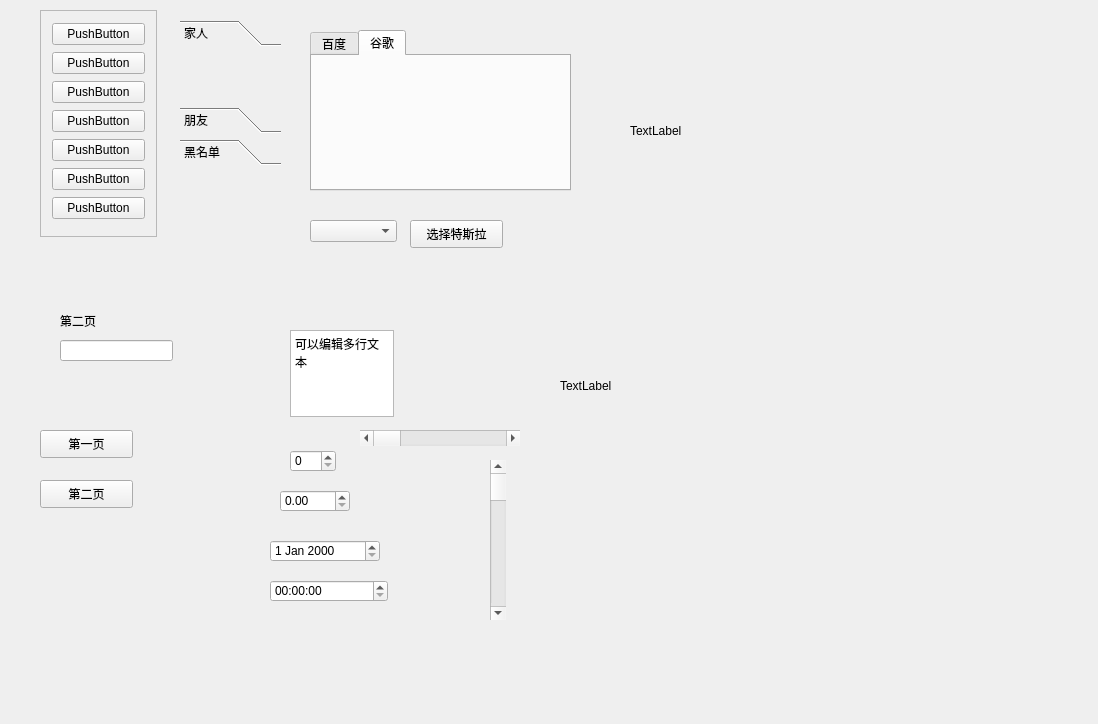
<?xml version="1.0" encoding="UTF-8"?>
<ui version="4.0">
 <class>Widget</class>
 <widget class="QWidget" name="Widget">
  <property name="geometry">
   <rect>
    <x>0</x>
    <y>0</y>
    <width>1098</width>
    <height>724</height>
   </rect>
  </property>
  <property name="windowTitle">
   <string>Widget</string>
  </property>
  <widget class="QScrollArea" name="scrollArea">
   <property name="geometry">
    <rect>
     <x>40</x>
     <y>10</y>
     <width>117</width>
     <height>227</height>
    </rect>
   </property>
   <property name="widgetResizable">
    <bool>true</bool>
   </property>
   <widget class="QWidget" name="scrollAreaWidgetContents">
    <property name="geometry">
     <rect>
      <x>0</x>
      <y>-56</y>
      <width>115</width>
      <height>260</height>
     </rect>
    </property>
    <layout class="QVBoxLayout" name="verticalLayout">
     <item>
      <widget class="QPushButton" name="pushButton">
       <property name="text">
        <string>PushButton</string>
       </property>
      </widget>
     </item>
     <item>
      <widget class="QPushButton" name="pushButton_2">
       <property name="text">
        <string>PushButton</string>
       </property>
      </widget>
     </item>
     <item>
      <widget class="QPushButton" name="pushButton_3">
       <property name="text">
        <string>PushButton</string>
       </property>
      </widget>
     </item>
     <item>
      <widget class="QPushButton" name="pushButton_4">
       <property name="text">
        <string>PushButton</string>
       </property>
      </widget>
     </item>
     <item>
      <widget class="QPushButton" name="pushButton_5">
       <property name="text">
        <string>PushButton</string>
       </property>
      </widget>
     </item>
     <item>
      <widget class="QPushButton" name="pushButton_6">
       <property name="text">
        <string>PushButton</string>
       </property>
      </widget>
     </item>
     <item>
      <widget class="QPushButton" name="pushButton_7">
       <property name="text">
        <string>PushButton</string>
       </property>
      </widget>
     </item>
    </layout>
   </widget>
  </widget>
  <widget class="QToolBox" name="toolBox">
   <property name="geometry">
    <rect>
     <x>180</x>
     <y>20</y>
     <width>101</width>
     <height>145</height>
    </rect>
   </property>
   <property name="currentIndex">
    <number>0</number>
   </property>
   <widget class="QWidget" name="page">
    <property name="geometry">
     <rect>
      <x>0</x>
      <y>0</y>
      <width>101</width>
      <height>55</height>
     </rect>
    </property>
    <attribute name="label">
     <string>家人</string>
    </attribute>
   </widget>
   <widget class="QWidget" name="page_2">
    <property name="geometry">
     <rect>
      <x>0</x>
      <y>0</y>
      <width>101</width>
      <height>55</height>
     </rect>
    </property>
    <attribute name="label">
     <string>朋友</string>
    </attribute>
   </widget>
   <widget class="QWidget" name="page_9">
    <attribute name="label">
     <string>黑名单</string>
    </attribute>
   </widget>
  </widget>
  <widget class="QTabWidget" name="tabWidget">
   <property name="geometry">
    <rect>
     <x>310</x>
     <y>30</y>
     <width>261</width>
     <height>161</height>
    </rect>
   </property>
   <property name="currentIndex">
    <number>1</number>
   </property>
   <widget class="QWidget" name="tab">
    <attribute name="title">
     <string>百度</string>
    </attribute>
   </widget>
   <widget class="QWidget" name="tab_2">
    <attribute name="title">
     <string>谷歌</string>
    </attribute>
   </widget>
  </widget>
  <widget class="QStackedWidget" name="stackedWidget">
   <property name="geometry">
    <rect>
     <x>30</x>
     <y>280</y>
     <width>241</width>
     <height>141</height>
    </rect>
   </property>
   <property name="currentIndex">
    <number>1</number>
   </property>
   <widget class="QWidget" name="page_10">
    <widget class="QRadioButton" name="radioButton">
     <property name="geometry">
      <rect>
       <x>30</x>
       <y>60</y>
       <width>115</width>
       <height>19</height>
      </rect>
     </property>
     <property name="text">
      <string>RadioButton</string>
     </property>
    </widget>
    <widget class="QLabel" name="label_2">
     <property name="geometry">
      <rect>
       <x>30</x>
       <y>30</y>
       <width>72</width>
       <height>15</height>
      </rect>
     </property>
     <property name="text">
      <string>第一页</string>
     </property>
    </widget>
   </widget>
   <widget class="QWidget" name="page_11">
    <widget class="QLabel" name="label">
     <property name="geometry">
      <rect>
       <x>30</x>
       <y>30</y>
       <width>131</width>
       <height>21</height>
      </rect>
     </property>
     <property name="text">
      <string>第二页</string>
     </property>
    </widget>
    <widget class="QLineEdit" name="lineEdit">
     <property name="geometry">
      <rect>
       <x>30</x>
       <y>60</y>
       <width>113</width>
       <height>21</height>
      </rect>
     </property>
    </widget>
   </widget>
  </widget>
  <widget class="QPushButton" name="page1">
   <property name="geometry">
    <rect>
     <x>40</x>
     <y>430</y>
     <width>93</width>
     <height>28</height>
    </rect>
   </property>
   <property name="text">
    <string>第一页</string>
   </property>
  </widget>
  <widget class="QPushButton" name="page2">
   <property name="geometry">
    <rect>
     <x>40</x>
     <y>480</y>
     <width>93</width>
     <height>28</height>
    </rect>
   </property>
   <property name="text">
    <string>第二页</string>
   </property>
  </widget>
  <widget class="QComboBox" name="comboBox">
   <property name="geometry">
    <rect>
     <x>310</x>
     <y>220</y>
     <width>87</width>
     <height>22</height>
    </rect>
   </property>
  </widget>
  <widget class="QPushButton" name="tesila">
   <property name="geometry">
    <rect>
     <x>410</x>
     <y>220</y>
     <width>93</width>
     <height>28</height>
    </rect>
   </property>
   <property name="text">
    <string>选择特斯拉</string>
   </property>
  </widget>
  <widget class="QTextEdit" name="textEdit">
   <property name="geometry">
    <rect>
     <x>290</x>
     <y>330</y>
     <width>104</width>
     <height>87</height>
    </rect>
   </property>
   <property name="html">
    <string>&lt;!DOCTYPE HTML PUBLIC &quot;-//W3C//DTD HTML 4.0//EN&quot; &quot;http://www.w3.org/TR/REC-html40/strict.dtd&quot;&gt;
&lt;html&gt;&lt;head&gt;&lt;meta name=&quot;qrichtext&quot; content=&quot;1&quot; /&gt;&lt;style type=&quot;text/css&quot;&gt;
p, li { white-space: pre-wrap; }
&lt;/style&gt;&lt;/head&gt;&lt;body style=&quot; font-family:'SimSun'; font-size:9pt; font-weight:400; font-style:normal;&quot;&gt;
&lt;p style=&quot; margin-top:0px; margin-bottom:0px; margin-left:0px; margin-right:0px; -qt-block-indent:0; text-indent:0px;&quot;&gt;可以编辑多行文本&lt;/p&gt;
&lt;p style=&quot;-qt-paragraph-type:empty; margin-top:0px; margin-bottom:0px; margin-left:0px; margin-right:0px; -qt-block-indent:0; text-indent:0px;&quot;&gt;&lt;br /&gt;&lt;/p&gt;&lt;/body&gt;&lt;/html&gt;</string>
   </property>
  </widget>
  <widget class="QSpinBox" name="spinBox">
   <property name="geometry">
    <rect>
     <x>290</x>
     <y>450</y>
     <width>46</width>
     <height>22</height>
    </rect>
   </property>
  </widget>
  <widget class="QDoubleSpinBox" name="doubleSpinBox">
   <property name="geometry">
    <rect>
     <x>280</x>
     <y>490</y>
     <width>70</width>
     <height>22</height>
    </rect>
   </property>
  </widget>
  <widget class="QDateEdit" name="dateEdit">
   <property name="geometry">
    <rect>
     <x>270</x>
     <y>540</y>
     <width>110</width>
     <height>22</height>
    </rect>
   </property>
  </widget>
  <widget class="QTimeEdit" name="timeEdit">
   <property name="geometry">
    <rect>
     <x>270</x>
     <y>580</y>
     <width>118</width>
     <height>22</height>
    </rect>
   </property>
  </widget>
  <widget class="QScrollBar" name="horizontalScrollBar">
   <property name="geometry">
    <rect>
     <x>360</x>
     <y>430</y>
     <width>160</width>
     <height>16</height>
    </rect>
   </property>
   <property name="orientation">
    <enum>Qt::Horizontal</enum>
   </property>
  </widget>
  <widget class="QScrollBar" name="verticalScrollBar">
   <property name="geometry">
    <rect>
     <x>490</x>
     <y>460</y>
     <width>16</width>
     <height>160</height>
    </rect>
   </property>
   <property name="orientation">
    <enum>Qt::Vertical</enum>
   </property>
  </widget>
  <widget class="QLabel" name="label_image">
   <property name="geometry">
    <rect>
     <x>630</x>
     <y>30</y>
     <width>291</width>
     <height>201</height>
    </rect>
   </property>
   <property name="text">
    <string>TextLabel</string>
   </property>
  </widget>
  <widget class="QLabel" name="labelmovie">
   <property name="geometry">
    <rect>
     <x>560</x>
     <y>250</y>
     <width>311</width>
     <height>271</height>
    </rect>
   </property>
   <property name="text">
    <string>TextLabel</string>
   </property>
  </widget>
 </widget>
 <layoutdefault spacing="6" margin="11"/>
 <resources/>
 <connections/>
</ui>
